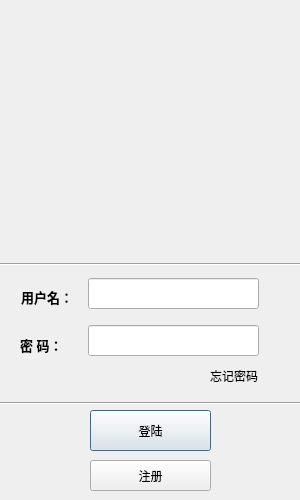
<?xml version="1.0" encoding="UTF-8"?>
<ui version="4.0">
 <class>LoginDialog</class>
 <widget class="QDialog" name="LoginDialog">
  <property name="geometry">
   <rect>
    <x>0</x>
    <y>0</y>
    <width>300</width>
    <height>500</height>
   </rect>
  </property>
  <property name="minimumSize">
   <size>
    <width>300</width>
    <height>500</height>
   </size>
  </property>
  <property name="maximumSize">
   <size>
    <width>300</width>
    <height>500</height>
   </size>
  </property>
  <property name="windowTitle">
   <string> Sign in</string>
  </property>
  <widget class="QLabel" name="label">
   <property name="geometry">
    <rect>
     <x>30</x>
     <y>20</y>
     <width>241</width>
     <height>231</height>
    </rect>
   </property>
   <property name="styleSheet">
    <string notr="true">image: url(:/images/logo.png);</string>
   </property>
   <property name="text">
    <string/>
   </property>
   <property name="alignment">
    <set>Qt::AlignCenter</set>
   </property>
  </widget>
  <widget class="QLabel" name="label_4">
   <property name="geometry">
    <rect>
     <x>210</x>
     <y>360</y>
     <width>69</width>
     <height>31</height>
    </rect>
   </property>
   <property name="text">
    <string>忘记密码</string>
   </property>
  </widget>
  <widget class="Line" name="line">
   <property name="geometry">
    <rect>
     <x>0</x>
     <y>256</y>
     <width>301</width>
     <height>16</height>
    </rect>
   </property>
   <property name="orientation">
    <enum>Qt::Horizontal</enum>
   </property>
  </widget>
  <widget class="QPushButton" name="login_pushButton">
   <property name="geometry">
    <rect>
     <x>90</x>
     <y>410</y>
     <width>121</width>
     <height>41</height>
    </rect>
   </property>
   <property name="text">
    <string>登陆</string>
   </property>
  </widget>
  <widget class="QPushButton" name="register_pushButton">
   <property name="geometry">
    <rect>
     <x>90</x>
     <y>460</y>
     <width>121</width>
     <height>31</height>
    </rect>
   </property>
   <property name="text">
    <string>注册</string>
   </property>
  </widget>
  <widget class="Line" name="line_2">
   <property name="geometry">
    <rect>
     <x>0</x>
     <y>395</y>
     <width>301</width>
     <height>16</height>
    </rect>
   </property>
   <property name="orientation">
    <enum>Qt::Horizontal</enum>
   </property>
  </widget>
  <widget class="QLabel" name="label_3">
   <property name="geometry">
    <rect>
     <x>20</x>
     <y>330</y>
     <width>61</width>
     <height>31</height>
    </rect>
   </property>
   <property name="text">
    <string>&lt;html&gt;&lt;head/&gt;&lt;body&gt;&lt;p&gt;&lt;span style=&quot; font-size:10pt; font-weight:700;&quot;&gt;密  码：&lt;/span&gt;&lt;/p&gt;&lt;/body&gt;&lt;/html&gt;</string>
   </property>
  </widget>
  <widget class="QLabel" name="label_2">
   <property name="geometry">
    <rect>
     <x>21</x>
     <y>282</y>
     <width>60</width>
     <height>31</height>
    </rect>
   </property>
   <property name="text">
    <string>&lt;html&gt;&lt;head/&gt;&lt;body&gt;&lt;p&gt;&lt;span style=&quot; font-size:10pt; font-weight:700;&quot;&gt;用户名：&lt;/span&gt;&lt;/p&gt;&lt;/body&gt;&lt;/html&gt;</string>
   </property>
  </widget>
  <widget class="QLineEdit" name="lineEdit_2">
   <property name="geometry">
    <rect>
     <x>88</x>
     <y>325</y>
     <width>171</width>
     <height>31</height>
    </rect>
   </property>
  </widget>
  <widget class="QLineEdit" name="lineEdit">
   <property name="geometry">
    <rect>
     <x>88</x>
     <y>278</y>
     <width>171</width>
     <height>31</height>
    </rect>
   </property>
  </widget>
 </widget>
 <resources/>
 <connections/>
</ui>
